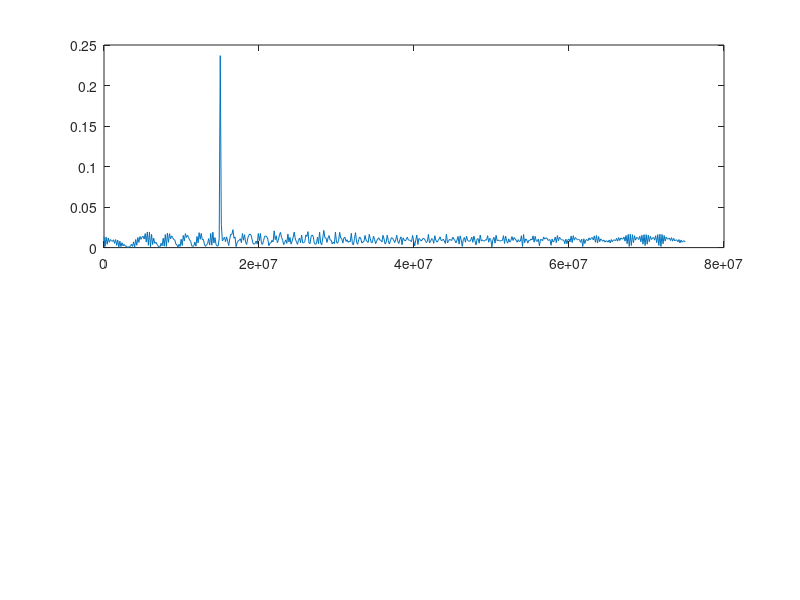
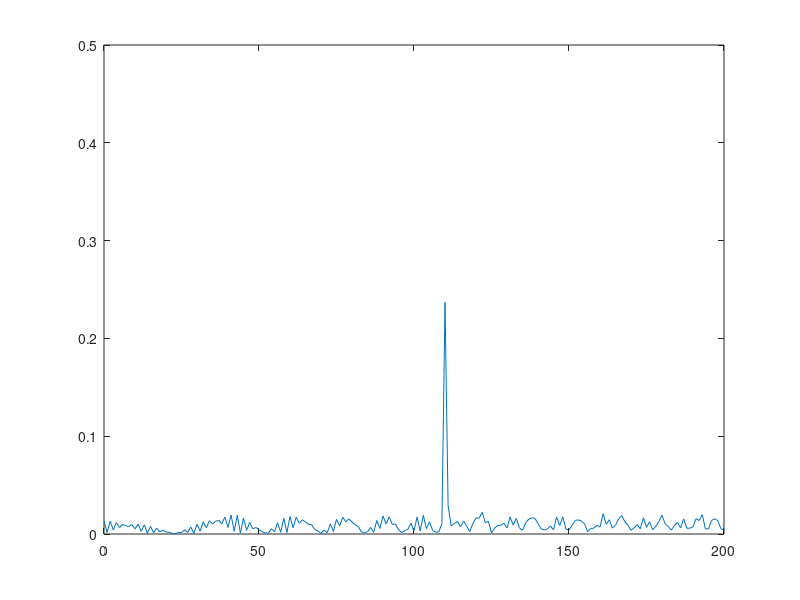
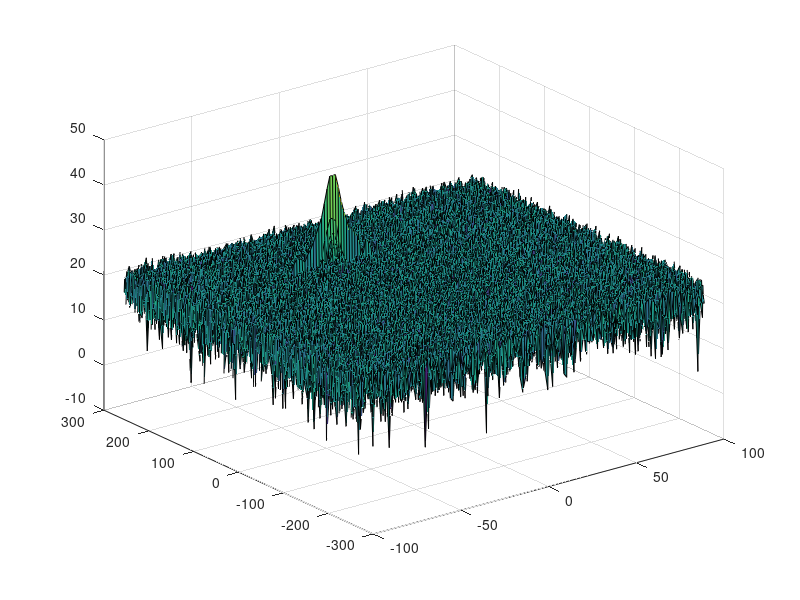

The MATLAB script that drew these images, in order: (Note: this script raises an error after producing the figures.)
clear all
clc;

%% Radar Specifications
%%%%%%%%%%%%%%%%%%%%%%%%%%%
% Frequency of operation = 77GHz
% Max Range = 200m
% Range Resolution = 1 m
% Max Velocity = 100 m/s
%%%%%%%%%%%%%%%%%%%%%%%%%%%

%speed of light = 3e8
%% User Defined Range and Velocity of target
% *%TODO* :
% define the target's initial position and velocity. Note : Velocity
% remains contant
R = 110;
v = -20;

%% FMCW Waveform Generation

% *%TODO* :
%Design the FMCW waveform by giving the specs of each of its parameters.
% Calculate the Bandwidth (B), Chirp Time (Tchirp) and Slope (slope) of the FMCW
% chirp using the requirements above.


%Operating carrier frequency of Radar
fc= 77e9;             %carrier freq

%speed of light
c = 3e8;

%The number of chirps in one sequence. Its ideal to have 2^ value for the ease of running the FFT
%for Doppler Estimation.
Nd=128;                   % #of doppler cells OR #of sent periods % number of chirps

%The number of samples on each chirp.
Nr=1024;                  %for length of time OR # of range cells

%Range Resolution
d_res = 1;

%BandWidth
B = c/(2*d_res);

%Chirp Time
MaxRange = 200;
TChirp = 5.5*(2*MaxRange/c);

%Slope
slope = B/TChirp;

% Timestamp for running the displacement scenario for every sample on each
% chirp
t=linspace(0,Nd*TChirp,Nr*Nd); %total time for samples


%Creating the vectors for Tx, Rx and Mix based on the total samples input.
Tx=zeros(1,length(t)); %transmitted signal
Rx=zeros(1,length(t)); %received signal
Mix = zeros(1,length(t)); %beat signal

%Similar vectors for range_covered and time delay.
r_t=zeros(1,length(t));
td=zeros(1,length(t));



%% Signal generation and Moving Target simulation
% Running the radar scenario over the time.

for i=1:length(t)


    % *%TODO* :
    %For each time stamp update the Range of the Target for constant velocity.

    r_t(i) = R + v * t(i);
    td(i) = 2*r_t(i)/c;

    % *%TODO* :
    %For each time sample we need update the transmitted and
    %received signal.
    Tx(i) = cos(2*pi*(fc*t(i)+0.5*slope*t(i)^2));
    Rx(i) = cos(2*pi*(fc*(t(i)-td(i))+0.5*slope*(t(i)-td(i))^2));

    % *%TODO* :
    %Now by mixing the Transmit and Receive generate the beat signal
    %This is done by element wise matrix multiplication of Transmit and
    %Receiver Signal
    Mix(i) = Tx(i).*Rx(i);

end

%% RANGE MEASUREMENT
len = B*TChirp; % lenght of the signal

 % *%TODO* :
%reshape the vector into Nr*Nd array. Nr and Nd here would also define the size of
%Range and Doppler FFT respectively.
Mix=reshape(Mix,[Nr,Nd]);

 % *%TODO* :
%run the FFT on the beat signal along the range bins dimension (Nr) and
%normalize.
signal_fft = fft(Mix,Nr);

 % *%TODO* :
% Take the absolute value of FFT output
signal_fft = abs(signal_fft/len);

 % *%TODO* :
% Output of FFT is double sided signal, but we are interested in only one side of the spectrum.
% Hence we throw out half of the samples.
signal_fft = signal_fft(1:len/2+1);


f = B*(0:(len/2))/len;
 % plot FFT output
figure ('Name','Range from First FFT')
subplot(2,1,1)
plot(f,signal_fft)

R = (c*TChirp*f)/(2*B);
 % *%TODO* :

 %plotting the range
figure('Name','Range from First FFT')
plot(R,signal_fft)

axis ([0 200 0 0.5]);



%% RANGE DOPPLER RESPONSE
% The 2D FFT implementation is already provided here. This will run a 2DFFT
% on the mixed signal (beat signal) output and generate a range doppler
% map.You will implement CFAR on the generated RDM


% Range Doppler Map Generation.

% The output of the 2D FFT is an image that has reponse in the range and
% doppler FFT bins. So, it is important to convert the axis from bin sizes
% to range and doppler based on their Max values.

Mix=reshape(Mix,[Nr,Nd]);

% 2D FFT using the FFT size for both dimensions.
sig_fft2 = fft2(Mix,Nr,Nd);

% Taking just one side of signal from Range dimension.
sig_fft2 = sig_fft2(1:Nr/2,1:Nd);
sig_fft2 = fftshift (sig_fft2);
RDM = abs(sig_fft2);
RDM = 10*log10(RDM) ;

%use the surf function to plot the output of 2DFFT and to show axis in both
%dimensions
doppler_axis = linspace(-100,100,Nd);
range_axis = linspace(-200,200,Nr/2)*((Nr/2)/400);
figure,surf(doppler_axis,range_axis,RDM);

%% CFAR implementation

%Slide Window through the complete Range Doppler Map

% *%TODO* :
%Select the number of Training Cells in both the dimensions.
T_h = 12;
T_v = 8;


% *%TODO* :
%Select the number of Guard Cells in both dimensions around the Cell under
%test (CUT) for accurate estimation
G_h = 6;
G_v = 3;


% *%TODO* :
% offset the threshold by SNR value in dB
offset=5;



signal_cfar = zeros(Nr/2,Nd);

% *%TODO* :
%design a loop such that it slides the CUT across range doppler map by
%giving margins at the edges for Training and Guard Cells.
%For every iteration sum the signal level within all the training
%cells. To sum convert the value from logarithmic to linear using db2pow
%function. Average the summed values for all of the training
%cells used. After averaging convert it back to logarithimic using pow2db.
%Further add the offset to it to determine the threshold. Next, compare the
%signal under CUT with this threshold. If the CUT level > threshold assign
%it a value of 1, else equate it to 0.
train_cells = (2*T_v+2*G_v+1)*(2*T_h+2*G_h+1) - (2*G_v+1)*(2*G_h+1);


for i   = T_h+G_h+1:Nr/2-T_h-G_h
    for j = T_v+G_v+1:Nd-T_v-G_v
        S1 = sum(db2pow(RDM(i-T_h-G_h:i+T_h+G_h, j-T_v-G_v:j+T_v+G_v)),[1 2]);

        S2 = sum(db2pow(RDM(i-G_h:i+G_h, j-G_v:j+G_v)),[1 2]);

        train_total = S1-S2;


        threshold = train_total/train_cells;
        threshold = pow2db(threshold) + offset;
        threshold = db2pow(threshold);

        signal = db2pow(RDM(i, j));

        if (signal <= threshold)
            signal = 0;
        else
            signal = 1;
        end

        signal_cfar(i,j) = signal;

    end
end

figure,surf(doppler_axis,range_axis,signal_cfar);
colorbar;